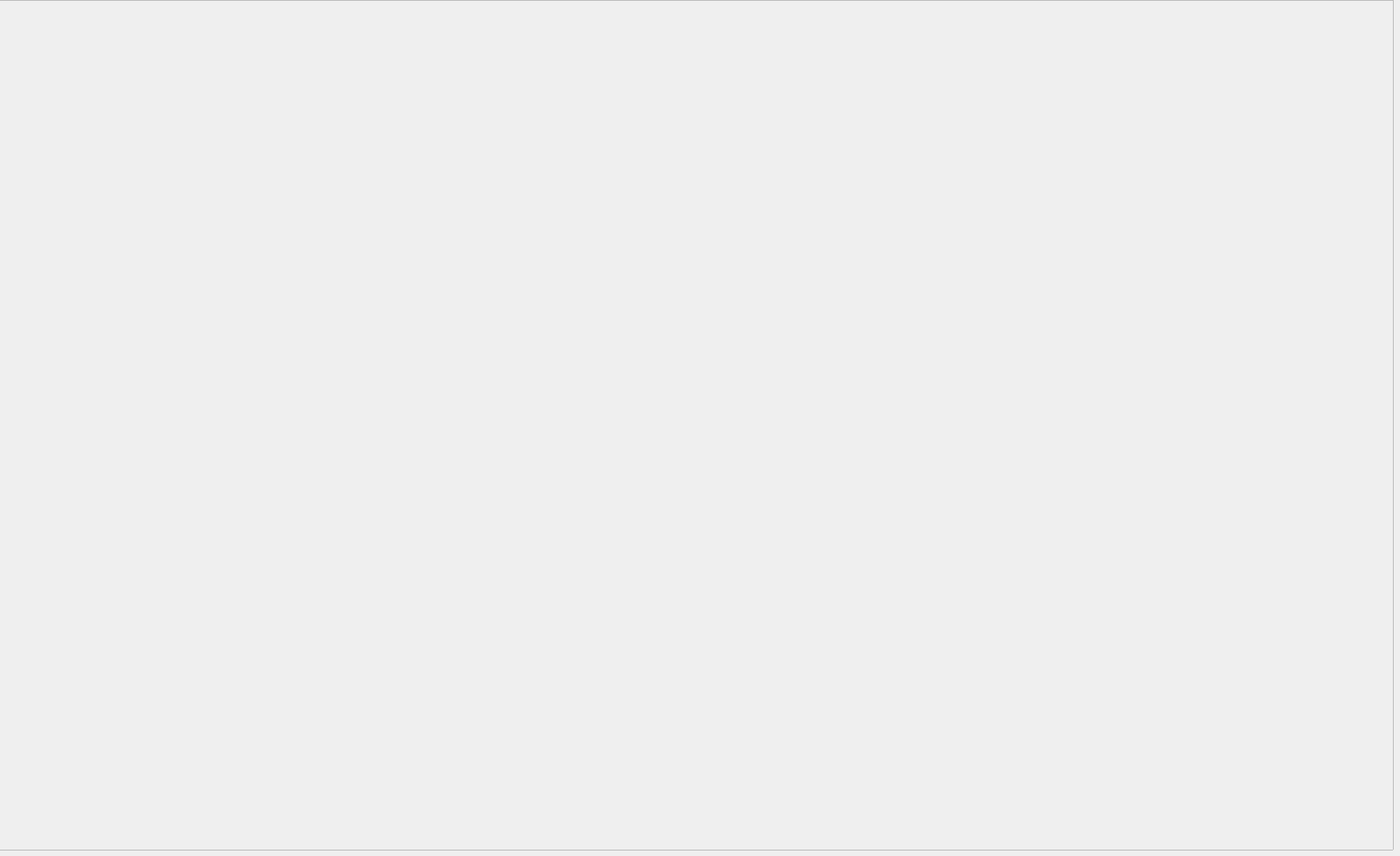
<?xml version="1.0" encoding="UTF-8"?>
<ui version="4.0">
 <class>Form</class>
 <widget class="QWidget" name="Form">
  <property name="geometry">
   <rect>
    <x>0</x>
    <y>0</y>
    <width>1779</width>
    <height>1088</height>
   </rect>
  </property>
  <property name="windowTitle">
   <string>Form</string>
  </property>
  <widget class="QFrame" name="frame">
   <property name="geometry">
    <rect>
     <x>-10</x>
     <y>0</y>
     <width>1781</width>
     <height>1081</height>
    </rect>
   </property>
   <property name="frameShape">
    <enum>QFrame::StyledPanel</enum>
   </property>
   <property name="frameShadow">
    <enum>QFrame::Raised</enum>
   </property>
   <widget class="Price1dWidget" name="Price1dWidget" native="true">
    <property name="geometry">
     <rect>
      <x>20</x>
      <y>10</y>
      <width>871</width>
      <height>1071</height>
     </rect>
    </property>
   </widget>
   <widget class="CandleWidget" name="CandleWidget" native="true">
    <property name="geometry">
     <rect>
      <x>900</x>
      <y>10</y>
      <width>871</width>
      <height>1071</height>
     </rect>
    </property>
   </widget>
  </widget>
 </widget>
 <customwidgets>
  <customwidget>
   <class>Price1dWidget</class>
   <extends>QWidget</extends>
   <header>controll/currentprice.h</header>
   <container>1</container>
  </customwidget>
  <customwidget>
   <class>CandleWidget</class>
   <extends>QWidget</extends>
   <header>controll/candlechart.h</header>
   <container>1</container>
  </customwidget>
 </customwidgets>
 <resources/>
 <connections/>
</ui>
